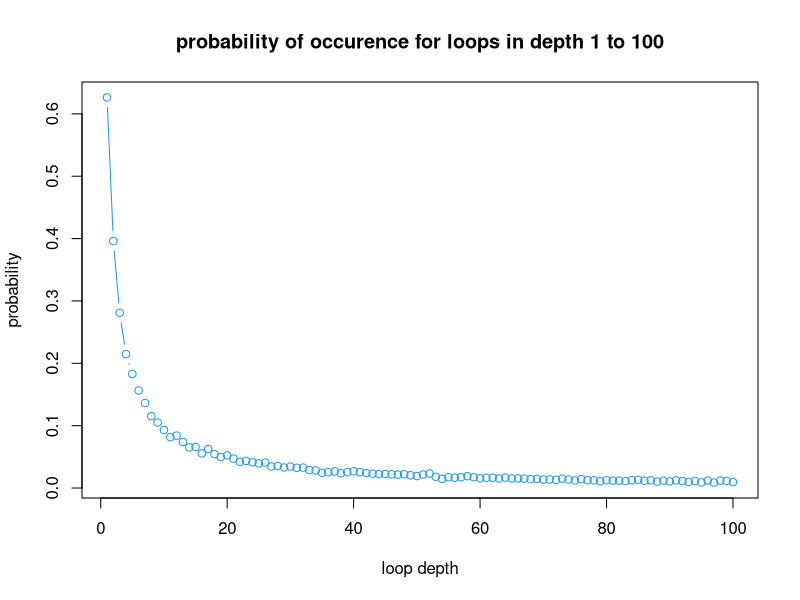

This figure's R source:
## ---- chunk 1
# Henry Blackwell (s2451994), Peijie Zeng (s2332799) , Jing Pan (s2312688)
# https://github.com/pj-rose/statistical-programming-2-10.13
# Henry: comments (+q4), giving logic for 1,2 & 5 (helping pj with the code) , 
# Peijie Zeng: most of coding and structure for 1,2,5 & 6, 
# Jing Pan : proof reading, error checking and explain mathematical property of the task 
#
# READ ME, All comments will be above the line in question (using one: # )
# for larger functions or if statements, etc: (using 2: ##)
# we may use multiple lines of comments for explanation
# 
# 
pone=function(n,k,strategy,nreps=10000){
  # Labels our boxes from 1 to 2n, in a vector.
  boxes=1:(2*n)
  # a counter, to keep track of when a prisoner finds their number
  successes=0
  if(strategy==1){
## Strategy 1, the prisoner first opens the box labelled with the their prisoner 
## number, the card which has now been revealed will dictate the next box to open.
## this will be continued until the card with the same number as the prisoner number
## is found or the prisoner has run out of attempts ( = half the number of boxes) 
# simulates a new instance of the room 'nreps' times
    for (i in 1:nreps){
# Shuffles the cards to get a random instance
      cards=sample(2*n,2*n)
# Uses the core_while function, which is a while loop , which is used 
# for both strategy 1 & 2, this makes the code more concise, here the critical
# argument is 1 (in the 2nd position) which means the first box chosen is the
# the prisoners number, please see the core while function for more details
      successes=successes+core_while(n,1,k,cards)
    }
# the core_while function returns the number of successes, which is then used
# to calculate the probably by dividing by the number of simulations (nreps)
      prob=successes/nreps
      return(prob)
    
  }
  if(strategy==2){
## Strategy 2, a randomly selected first box but then a continuation in the 
##  style of Strategy 1, comments for strategy 1 apply identically when we have 
## the same variable names, the main difference is for argument 0 for core_while
## (I've omitted similar comments to strategy 1)
     for (i in 1:nreps){
      cards=sample(2*n,2*n)
# here 0, makes the first box randomly selected
      successes=successes+core_while(n,0,k,cards)
    }
    prob=successes/nreps
    return(prob)
    
 }
  if(strategy==3){
## Strategy 3 is the most simplistic, only randomly picking boxes to open, 
## we achieve this via sampling without replacement , to stop the possibility of
## opening a box multiple times. Therefore, there isn't a requirement for knowing
## the last decision or any, allowing us to effectively open all boxes at the 
## same time this removes the need for a while loop (core_while) as seen in 
## strategy 1 & 2
## (I've omitted similar comments to strategy 1 & 2)
     for (i in 1:nreps){
      cards=sample(2*n,2*n)
# we sample w/o replacement, half of the boxes
      opened_boxes=sample(2*n,n)
# here in one go, we check if any card number equals the prisoner number
      if(any(opened_boxes==k)==TRUE)
        successes=successes+1
    }
    prob=successes/nreps
    return(prob)
  }
}
## ---- chunk 2
## a function which will be can called upon when using strategy 1 or 2 as to  
## make the code as a whole more concise and readable
## Arguments: n, number of attempts, p (is the same as k but relabeled )  
## and cards (same as card in pone and pall but relabeled).
## This function is effectively a while loop which checks if the card found in 
## a box equals the prisoner number, whilst the number of attempts is less than n.
## If not then we check the next box and so forth, as described in strategy 1 & 2.
core_while=function(n,attempts,p,cards)
  {
# tracks the times a prisoner finds their card
    success=0
# this is to enter the while loop and get a random box 
    if (attempts==1)
   {
 ## gets the card number by opening the p-th box
     card_num=cards[p]
    }
    
   if (attempts==0)
   {
# finds the card number by sampling from the cards
     card_num=sample(cards,1)
# sets attempts to one, so we can enter the while loop 
     attempts=1
   }
# the main part of the function, a while loop, whilst attempts are less than n
    while(attempts<n)
    {
# if the card number equals the  prisoner number, p , then set success as 1
      if(card_num==p)
      {
        success=1
# break the loop, as soon as prisoner has found their card
        break;
      }
# if the if statement is false then go the next box
      else
      {
# finds the new box and the new card number by indexing over the cards by 
# the old card number (as the card_num position is the same as the box number)
        card_num=cards[card_num]
      }
# increment attempts 
      attempts=attempts+1
    }
# return if the prisoner was successful, 1 if yes 0 if not 
    return(success)
}
## ---- chunk 3
## a function pall which calculates the probability of all prisoners finding their card.
## arguments: n; (number of attempts, also half the number of prisoners or boxes);
## strategy 1,2  or 3 and number of repetitions. This function calculates the 
## probability of all prisoners finding their card.
pall=function(n,strategy,nreps)
  {
  prisoners=1:(2*n)
  all_released=nreps
# Strategy 1, see strategy==1 in pone for a full description
  if(strategy==1){
    for (i in 1:nreps){
      cards=sample(1:(2*n),2*n)
# now we loop over each prisoner in prisoners checking if they find the card
      for (prisoner in prisoners)
      {
# calling the core_while function, taking arguments from the for loop over nreps
# and other parts inside or outside the strategy == 1 if statement
        if(core_while(n,1,prisoner,cards)==0)
        {
# we start at all_released has a value of nreps, the negatively increment, if 
# any prisoner is unsuccessful
          all_released=all_released-1
# we break, as its pointless checking the other prisoners as they share each 
# others fate 
          break
        }
      }
    }
    return(all_released/nreps)
  }
## Using strategy 2, as described in comments for pone
## I've omitted comments where there the same as other strategies
  if(strategy==2){
    for (i in 1:nreps)
    {
      cards=sample(1:(2*n),2*n)
      for (prisoner in prisoners)
      {
# here attempts == 0 to access the corresponding part of core_while which 
# randomly selects the first box 
        if(core_while(n,0,prisoner,cards)==0)
        {
          all_released=all_released-1
          break;
        }
      }
    }
# we return the probability by calculating the successful outcomes over the total outcomes
    return(all_released/nreps)
    
  }
## Strategy 3, 
## again here we check all boxes simultaneously, 
  if (strategy==3)
  {
    for (i in 1:nreps)
    {
      cards=sample(1:(2*n),2*n)
# Unlike pone we use a for loop over so we can check if each prisoner finds their
# card 
      for (prisoner in prisoners)
      {
# we sample without replacement n times
        opened_boxes=sample(1:(2*n),n)
# then we check if any prisoners doesn't escape, then using 'all_released' to 
# store this info
        if (any(opened_boxes==prisoner)==FALSE)
        {
          all_released=all_released-1
          break;
        }
      }
    }
    return(all_released/nreps)
  }
}
## ---- chunk 4
#Individual success probability
#n=5
#strategy 1 , 
pone(5,3,1,10000)
#strategy 2 
pone(5,3,2,10000) 
#strategy 3
pone(5,3,3,10000)
#n=50
#strategy 1, th
pone(50,3,1,10000)
#strategy 2, Its quite interesting that starting from a random box but using 
# a very similar strategy makes it significantly less effective 
pone(50,3,2,10000)
#strategy 3
pone(50,3,3,10000)
#Joint success probability
#n=5
#strategy 1, this should be near zero right, (1/2^10), yet its not weird, maybe 
# n is too small too, I wonder how pall (n=50) will turn out.
pall(5,1,10000) 
#strategy 2
pall(5,2,10000)
#strategy 3
pall(5,3,10000)
#n=50
# strategy 1, this is the most surprising result, as it seems that it should 
# roughly be a (1/2)^2n chance of escaping, which should be effectively zero, yet
# its around 0.31? This is counter-intuitive because it seems like the prisoners
# are independent of each other but using strategy 1, in fact they're dependent. 
pall(50,1,10000) 
#strategy 2, now we get a zero, maybe by starting at a random box, it makes the 
# prisoners independent again.
pall(50,2,10000)
#strategy 3, 
pall(50,3,10000)
## ---- chunk 5
dloop=function(n,nreps)
## This function, dloop , estimates, by simulation, the probability of each 
## loop length from 1 to 2n occurring at least once in a random shuffling of 
## cards to boxes arguments: n and nreps  
## outputs: a 2n-vector of probabilities.
## we use the formula:  u[u[· · · u[u[k]] · · · ]] = k. 
## to find loops of length k, using for loops to check each box
{
  boxes=1:(2*n)
# creates an empty vector of length 2n to store the probabilities in
  occurence=rep(0,2*n)
# simulates the problem nreps times
  for (i in 1:nreps)
  {
# creates an empty vector of length 2n to store the probabilities in for each 
# separate instance 
    occurence_time=rep(0,2*n) 
    cards=sample(boxes,2*n)
# sets the search parameter to a depth of 1  e.g length of 1
     depth=1
# relabeling for concision
     u=cards
     permutation_matrix=cards
# using a while loop checks for loops of length up to  the theoretical limit  
#
# we create a (2n*2n) matrix, the permutation_matrix, where the columns are the
# sequence of the cards found by opening the boxes sequentially in the style of
# of strategy 1, the columns must be 2n tall in case we have a loop of length 2n
# and it's 2n wide, In case we have 2n loops of length 1
     while(depth<2*n)
     {
# finds the loop
      u=cards[u]
# uses rbind to create the big matrix (as described above)
      permutation_matrix=rbind(permutation_matrix,u)
# checks for the next loop which is 1 longer then the previous 
      depth=depth+1
     }
     for (box in boxes)
     {
# records the simulated occurrence of the different depth (length) of the loops
       occurence_time[which(permutation_matrix[,box]==box)[1]]=1
     }
# complies all the raw occurrences times together into one 2n long vector
    occurence=occurence+occurence_time
  }
# takes each element in the vector and divides by reps to get it in a 
# between 0 and 1, e.g. a probability 
  probs=occurence/nreps
  return(probs)
}
## ---- chunk 6
# calling the function dloop(), 
n=50 
nreps=10000
prob=dloop(n,nreps)
prob
## ---- chunk 7
## finds the probability that there is no loop longer than 50 
## arguments n and nreps
## some of this code is the same as dloop, so I've omitted the corresponding 
## code
dloop.check=function(n,nreps)
{
  boxes=1:(2*n)
# sets the variable at 0, which will later be used to record loops less than 50
  less_50=0
  for (i in 1:nreps)
  {
     cards=sample(boxes,2*n)
# an empty vector of length 2n for storing values
     depth_measure=rep(0,2*n)
     depth=1
     u=cards
     permutation_matrix=cards
     while(depth<2*n)
     {
      u=cards[u]
      permutation_matrix=rbind(permutation_matrix,u)
      depth=depth+1
     }
     for (box in boxes)
     {
      depth_measure[which(permutation_matrix[,box]==box)[1]]=1
     }
 ## depth_measure is recording the occurrence depth of the loop in each interaction
      if (any(depth_measure[(n+1):(2*n)]==1)==FALSE)
      {
# records if there is no loop longer then 50 
        less_50=less_50+1
      }
  }
# returns the prob that no loop is longer than 50
  return(less_50/nreps)
}
## ---- chunk 8
d=1:100 # a lovely 1/x graph 
plot(d,prob,type='b',col=4,xlab='loop depth',ylab='probability',main='probability of occurence for loops in depth 1 to 100')
